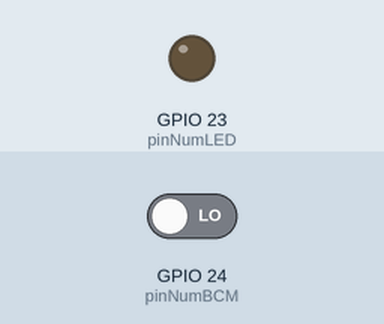
The program below on a simulated Raspberry Pi (BCM pin numbers). Shown: output pins drawn as LEDs (lit = HIGH). Dashed ring = blinking. The inputs (shaded band) are chosen by the test bench; at power-on: GPIO 24 (pinNumBCM) LOW.

Above: at 1.2 s.
1.3 s: GPIO 24 (pinNumBCM) driven HIGH
At 2.7 s:
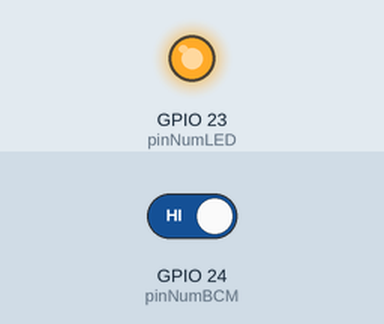
4.0 s: GPIO 24 (pinNumBCM) driven LOW
At 6.8 s:
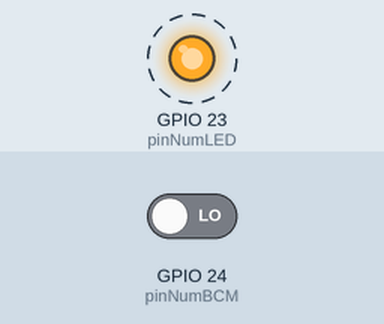
Timing chart, 0 to 16.0 s (numbered marks = the images above; inputs shaded):
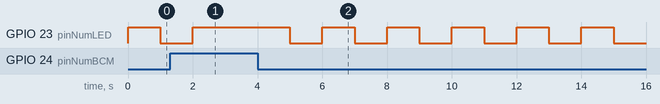

The program:

blink.py
```python
import RPi.GPIO as GPIO
import time

GPIO.setmode(GPIO.BCM)
GPIO.setwarnings(False)

pinNumLED = 23
pinNumBCM = 24
GPIO.setup(pinNumLED,GPIO.OUT)
GPIO.setup(pinNumBCM,GPIO.IN)

while True:

       if (GPIO.input(pinNumBCM)):
              GPIO.output(pinNumLED,GPIO.HIGH)

       else:
              GPIO.output(pinNumLED,GPIO.HIGH)
              time.sleep(1)
              GPIO.output(pinNumLED,GPIO.LOW)
              time.sleep(1)

GPIO.cleanup()
```

Measured:
- after the input at 1.3 s, GPIO 23 (pinNumLED): goes on until 2.0 s, then stays HIGH
- after the input at 4.0 s, GPIO 23 (pinNumLED): alternates HIGH for 1.0 s and LOW for 1.0 s, starting after 1.0 s
